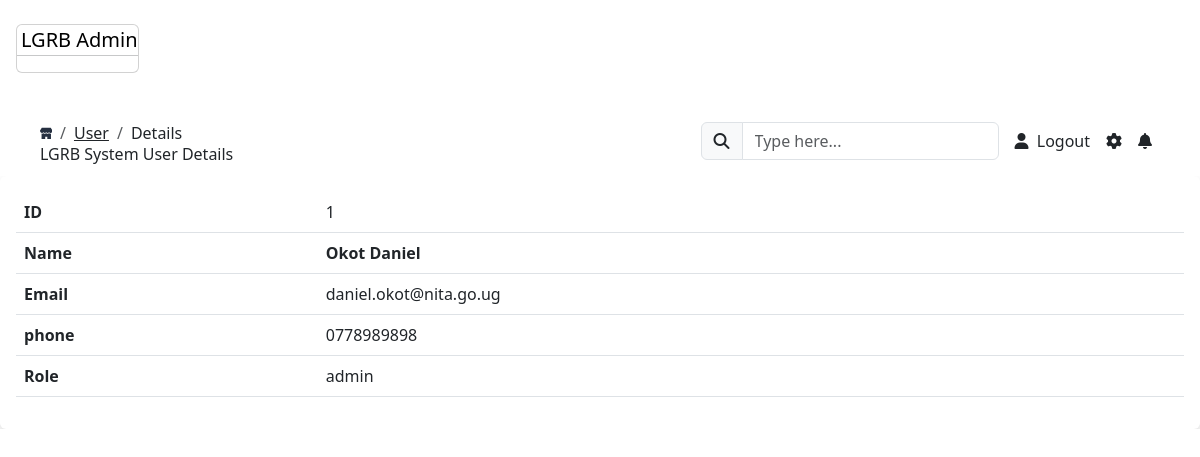
/administrator/users/admin/detail/1 (signed in), run on the app's committed database.
### account/models.py (models this page shows, shortened)
class Account(AbstractBaseUser, PermissionsMixin):
    email = models.EmailField(verbose_name="email", max_length=255, unique=True)
    first_name = models.CharField(max_length=200, null=True, blank=True, default='NITA')
    last_name = models.CharField(max_length=200, null=True, blank=True, default='Uganda')
    card_number = models.CharField(max_length=9, null=True, blank=True)
    District = models.CharField(max_length=30, null=True, blank=True)
    County = models.CharField(max_length=30, null=True, blank=True)
    Subcounty = models.CharField(max_length=30, null=True, blank=True)
    Parish = models.CharField(max_length=30, null=True, blank=True)
    Village = models.CharField(max_length=30, null=True, blank=True)
    phone_number = models.CharField(max_length=100, null=False, blank=False, unique=True)
    sex = models.CharField(max_length=200, choices=sex, null=False, blank=False, default='Male')
    image = models.ImageField(upload_to='media/files', null=True, blank=True, default='default')
    date_joined = models.DateTimeField(verbose_name='date joined', auto_now_add=True)
    last_login = models.DateTimeField(verbose_name='last login', auto_now=True)
    is_admin = models.BooleanField(default=False)
    is_active = models.BooleanField(default=True)
    is_staff = models.BooleanField(default=False)
    is_superuser = models.BooleanField(default=False)
    role = models.CharField(max_length=200, choices=roles, null=False, blank=False, default='client')
    legalStatus = models.CharField(max_length=200, choices=legalStatus, null=True, blank=True, default='Company')
    citizenship = models.CharField(max_length=200, choices=citizenship, null=True, blank=True, default="Ugandan")
    brn = models.CharField(max_length=200, null=True, blank=True)
    nin = models.CharField(max_length=14, null=True, blank=True)
    ppn = models.CharField(max_length=14, null=True, blank=True)
    wpn = models.CharField(max_length=14, null=True, blank=True)
    business_registration_date = models.CharField(max_length=200, null=True, blank=True)
    USERNAME_FIELD = 'email'
    REQUIRED_FIELDS = [
        'first_name',
        'last_name',
        'phone_number',
        'District',
        'County',
        'Subcounty',
        'Parish',
        'Village'
    ]
    objects = MyAccountManager()

### administrator/views.py (the view)
# urls.py: path('administrator/users/admin/detail/<int:pk>', AdminDetailView.as_view(), name="admin-detail"),
@method_decorator(decorators, 'dispatch')
class AdminDetailView(View):
    template_name = 'administrator/users/admin-detail.html'
    def get(self, request, *args, **kwargs):
        context = {}
        admin = Account.objects.get(pk=kwargs.get('pk'))
        context['admin'] = admin
        return render(request, self.template_name, context)

### administrator/templates/administrator/users/admin-detail.html (shortened to what this page needs)
{% extends 'administrators/base.html'%}
{% block content %}
{% include 'administrators/admin_aside.html' %}
<main class="main-content mt-1">
   <nav class="navbar navbar-main navbar-expand-lg position-sticky mt-4 top-1 px-0 mx-4 shadow-none border-radius-xl z-index-sticky" id="navbarBlur" data-scroll="true">
      <div class="container-fluid py-1 px-3">
         <nav aria-label="breadcrumb">
            <ol class="breadcrumb bg-transparent mb-0 pb-0 pt-1 px-0 me-sm-6 me-5">
               <li class="breadcrumb-item text-sm">
                  <a class="opacity-3 text-dark" href="javascript:;">
                  </a>
               </li>
               <li class="breadcrumb-item text-sm"><a class="opacity-5 text-dark" href="javascript:;">User</a></li>
               <li class="breadcrumb-item text-sm text-dark active" aria-current="page">Details</li>
            </ol>
            <h6 class="font-weight-bolder mb-0">LGRB System User Details</h6>
         </nav>
         <div class="collapse navbar-collapse mt-sm-0 mt-2 me-md-0 me-sm-4" id="navbar">
            <div class="ms-md-auto pe-md-3 d-flex align-items-center">
               <div class="input-group">
                  <span class="input-group-text text-body"><i class="fas fa-search" aria-hidden="true"></i></span>
                  <input type="text" class="form-control" placeholder="Type here...">
               </div>
            </div>
            <ul class="navbar-nav  justify-content-end">
               <li class="nav-item d-flex align-items-center">
                  <a href="{% url 'admin_logout' %}" class="nav-link text-body font-weight-bold px-0">
                  <i class="fa fa-user me-sm-1"></i>
                  <span class="d-sm-inline d-none">Logout</span>
                  </a>
               </li>
               <li class="nav-item px-3 d-flex align-items-center">
                  <a href="javascript:;" class="nav-link text-body p-0">
                  <i class="fa fa-cog fixed-plugin-button-nav cursor-pointer"></i>
                  </a>
               </li>
               <li class="nav-item dropdown pe-2 d-flex align-items-center">
                  <a href="javascript:;" class="nav-link text-body p-0" id="dropdownMenuButton" data-bs-toggle="dropdown" aria-expanded="false">
                  <i class="fa fa-bell cursor-pointer"></i>
                  </a>
               </li>
            </ul>
         </div>
      </div>
   </nav>
<div class="table-responsive">
         <div class="card card-body shadow border-0 table-wrapper table-responsive">
            <div class="tab-content" id="nav-tabContent">
               <div class="tab-pane fade show active" id="nav-home" role="tabpanel" aria-labelledby="nav-home-tab">
            <div class="table-responsive">
            <table class="table user-table table-hover align-items-center">
               <tbody>
                  <tr>
                     <th class="border-bottom">ID</th>
                      <td> {{admin.id}} </td>
                  </tr>
                  <tr>
                     <th class="border-bottom">Name</th>
                     <td><span class="fw-bold">{{admin.first_name}} {{admin.last_name}}</span></td>
                  </tr>
                  <tr>
                     <th class="border-bottom">Email</th>
                      <td><span class="fw-normal">{{admin.email}}</span></td>
                  </tr>
                  <tr>
                     <th class="border-bottom">phone</th>
                      <td><span class="fw-normal">{{admin.phone_number}}</span></td>
                  </tr>
                  <tr>
                     <th class="border-bottom">Role</th>
                     <td> {{admin.role}} </td>
                  </tr>
               </tbody>
    </table>
              </div>
         </div>
      </div>
</main>
{% endblock content %}

### data on the page
Account: id "1", first_name "Okot", last_name "Daniel", email "daniel.okot@nita.go.ug", phone_number "0778989898", role "admin"
